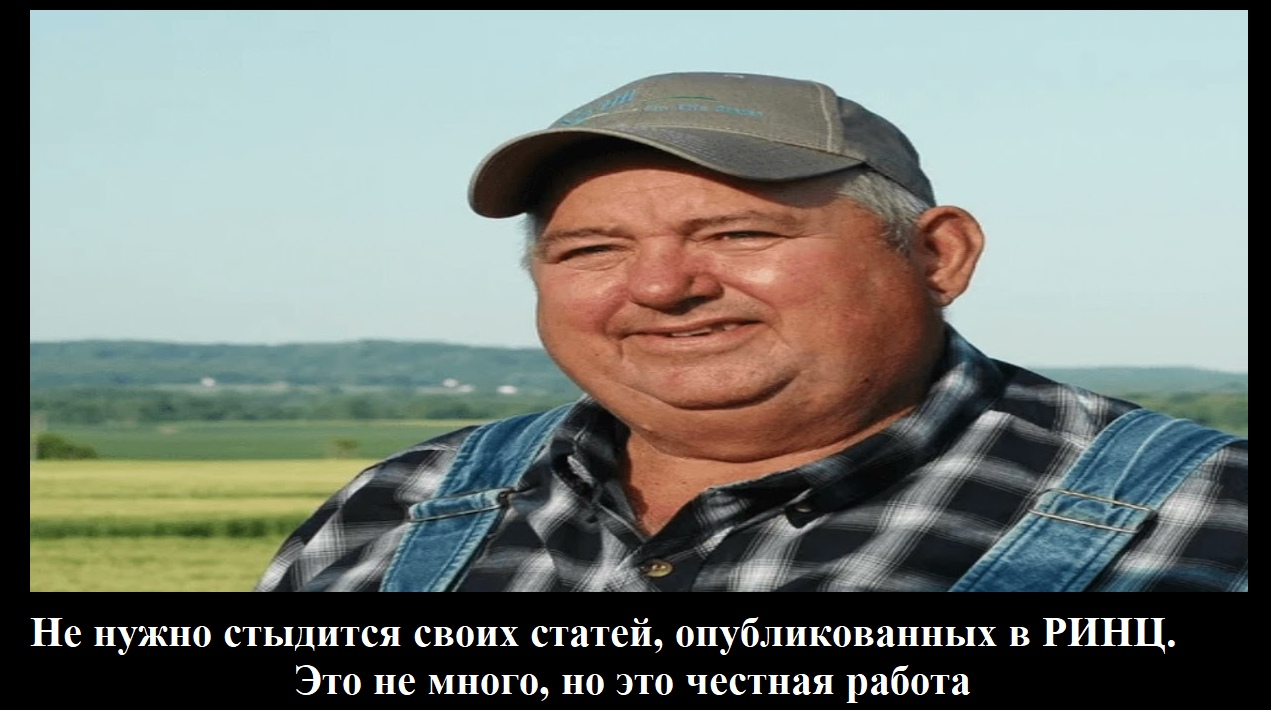
#> input picture 42.jpg, 1271 x 710 px
$ python Image_modifaer.py
#> lines starting #> are read from the running program, lines starting #| are printed output that depends on the picture
import time
from PIL import Image

# Ask the user for the input image file
input_file = input('Input 42.jpg')
#> the answer given: 42.jpg

# Open the input image file using Pillow
with Image.open(input_file) as img:
    # Rotate the image by 90 degrees
#> img is the input picture: PIL image 1271x710 RGB; mean R, G, B 118.8, 124.8, 118.7
    img_rotated = img.rotate(90)
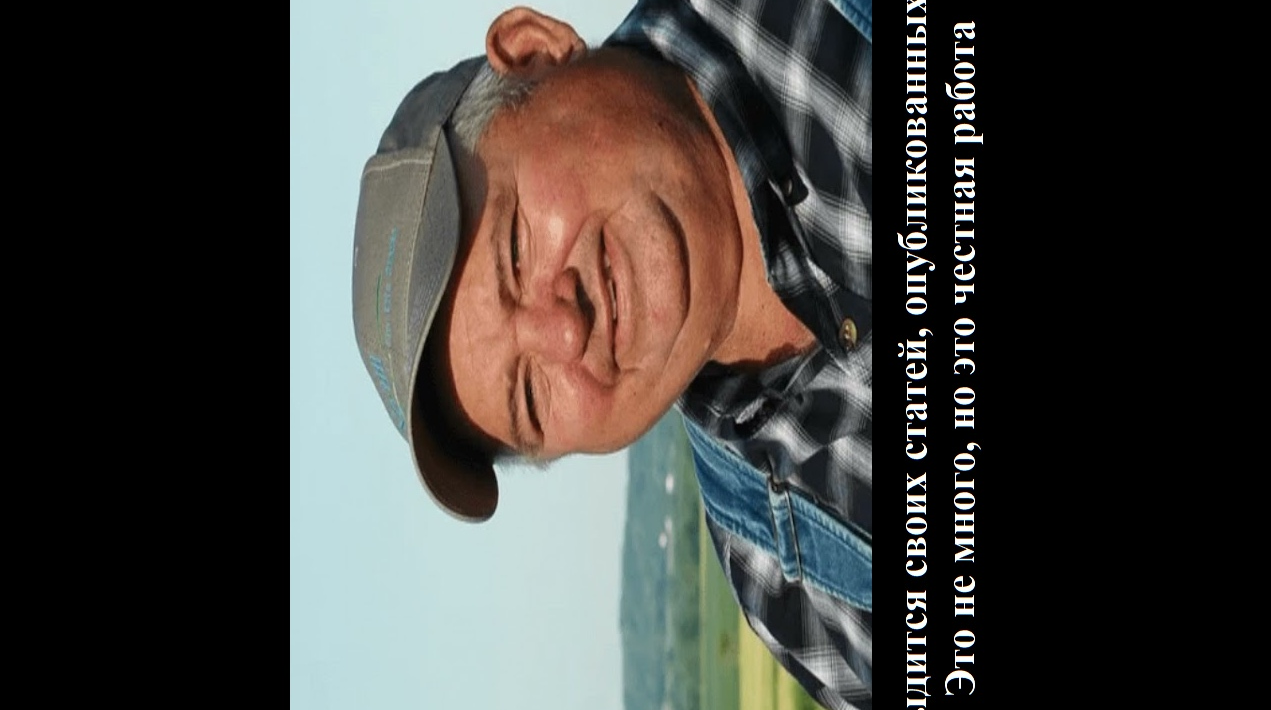
#> img_rotated: PIL image 1271x710 RGB; mean R, G, B 65.5, 64.1, 60.8

    # Convert the image to grayscale
    img_grayscale = img.convert('L')
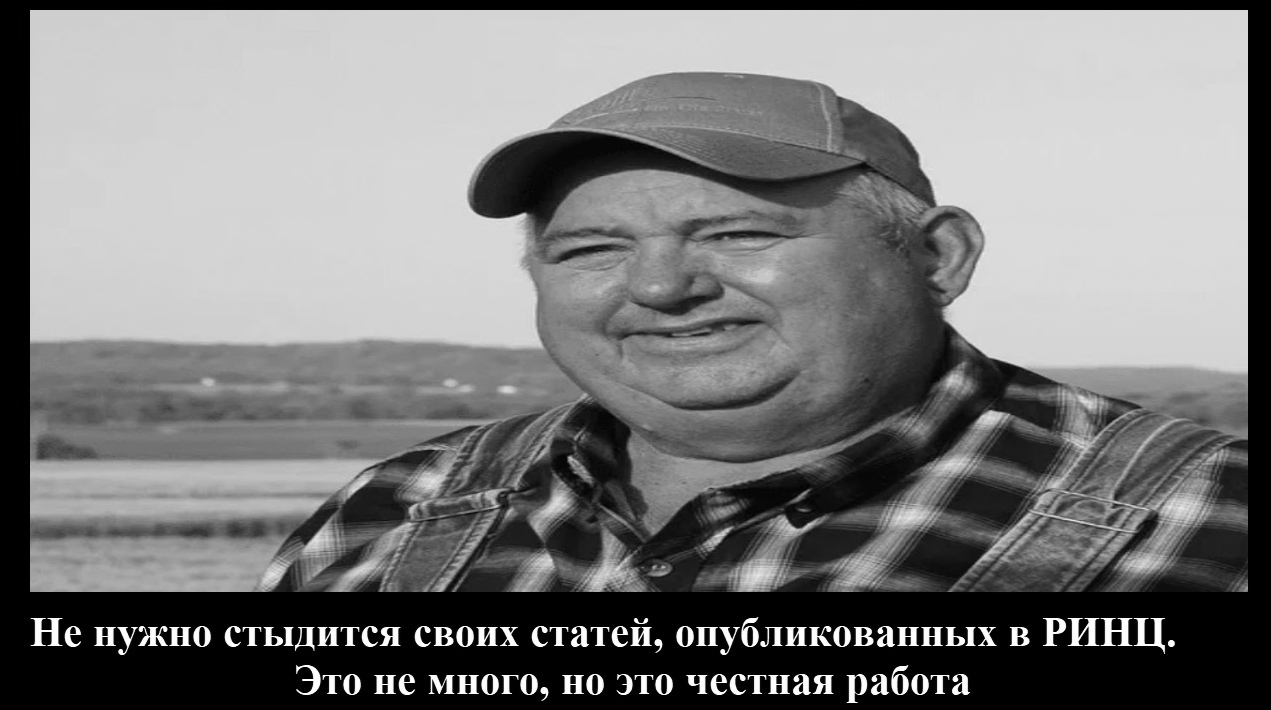
#> img_grayscale: PIL image 1271x710 L; min 0, max 255, mean 122.3

    # Resize the image to half its original size
    img_resized = img.resize((img.width//2, img.height//2))
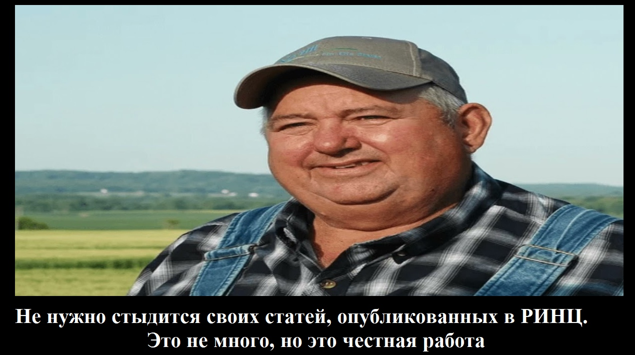
#> img_resized: PIL image 635x355 RGB; mean R, G, B 118.8, 124.9, 118.7

    # Save the manipulated image data to a file
    img_rotated.save('output_rotated.png')
    img_grayscale.save('output_grayscale.png')
    img_resized.save('output_resized.png')

print("Check your folder.")
time.sleep(2)
#> (the run stopped early here; a loop or call above may not have finished)
